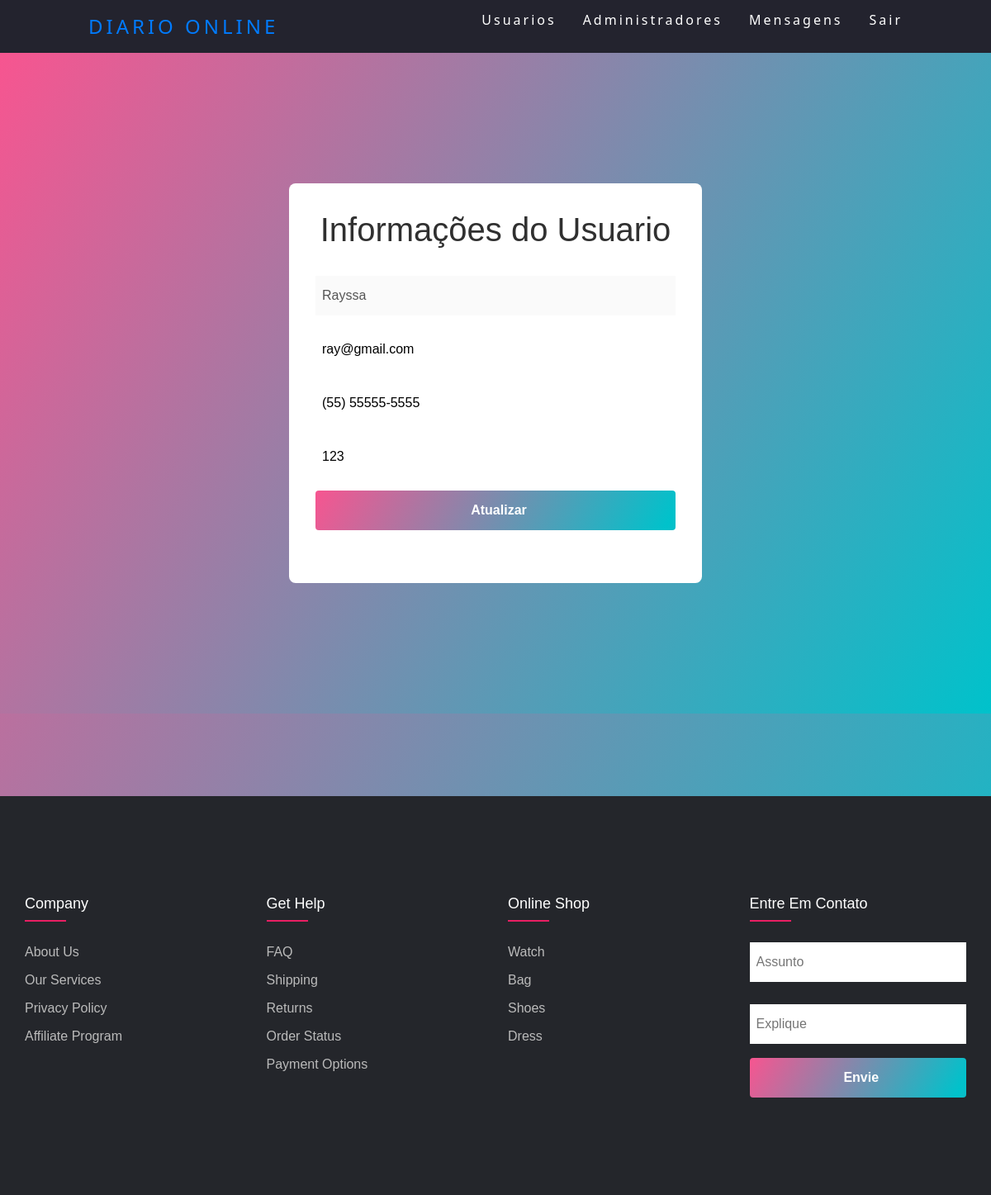
Screenshot of /juan/adm/editar.php?id=6 (signed in) with the database file from the repository.
### tables this page shows
CREATE TABLE `usuario` (
  `idUsuario` int(11) NOT NULL,
  `nome` varchar(50) NOT NULL,
  `telefone` varchar(15) NOT NULL,
  `email` varchar(50) NOT NULL,
  `senha` varchar(50) NOT NULL,
  `idAcesso` int(11) DEFAULT 1
);

### juan/adm/editar.php (the view, shortened to what this page needs)
<?php
require_once('../conexao.php');
$ida = $_GET['id'];
$sqla = 'SELECT * FROM usuario where idUsuario=' . $ida;
$row = mysqli_query($conexao, $sqla);
$resultado = mysqli_fetch_assoc($row);
?>
<link rel="stylesheet" href="https://cdnjs.cloudflare.com/ajax/libs/meyer-reset/2.0/reset.min.css">
<link rel='stylesheet' href='https://unpkg.com/boxicons@2.1.2/css/boxicons.min.css'>
<link rel='stylesheet' href='https://cdnjs.cloudflare.com/ajax/libs/inter-ui/3.19.3/inter.css'>
<link rel='stylesheet' href='https://cdnjs.cloudflare.com/ajax/libs/font-awesome/4.5.0/css/font-awesome.min.css'>
<link rel='stylesheet' href='https://unpkg.com/vanilla-datatables@latest/dist/vanilla-dataTables.min.css'>
<link rel='stylesheet' href='https://cdnjs.cloudflare.com/ajax/libs/twitter-bootstrap/4.0.0-alpha.6/css/bootstrap.min.css'>
<link rel="stylesheet" type="text/css" href="https://cdnjs.cloudflare.com/ajax/libs/font-awesome/5.15.1/css/all.min.css">
<link rel="stylesheet" href="../css/menu.css">
<link rel="stylesheet" href="../css/footer.css">
<link rel="stylesheet" href="../css/dd.css">
<header>
    <nav>
        <a class="logo" href="index.php">Diario online</a>
        <ul class="nav-list">
        <li><a class="menu" href="index.php">Usuarios</a></li>
            <li><a class="menu" href="adm.php">Administradores</a></li>
            <li><a class="menu" href="msg.php">Mensagens</a></li>
            <li><a class="menu" href="../actionIndex/sair.php">Sair</a></li>
        </ul>
    </nav>
</header>
<main class="login">
    <div class="login__container" >
      <h1 class="login__title">Informações do Usuario  </h1>
      <form class="login__form" method="post" action="action/editando.php">
        <input class="login__input" type="text"  value="<?php echo $resultado['nome']; ?>" disabled />
        <span class="login__input-border"></span>
        <input class="login__input" type="texte" placeholder="E-mail" name="email" required  value="<?php echo $resultado['email']; ?>"/>
        <span class="login__input-border"></span>
        <input class="login__input" type="texte" placeholder="Telefone" id="telefone" name="telefone"  value="<?php echo $resultado['telefone']; ?>"  maxlength="14" onkeypress="mascaraData( this, event )" required />
        <span class="login__input-border"></span>
        <input class="login__input" type="text" placeholder="senha" name="senha"  value="<?php echo $resultado['senha']; ?>" required/>
        <span class="login__input-border"></span>
        <button type="submit" class="login__submit">Atualizar</button>
      </form>
    </div>
  </main>
<footer class="footer">
    <div class="container">
        <div class="row">
            <div class="footer-col">
                <h4>company</h4>
                <ul>
                    <li><a href="#">about us</a></li>
                    <li><a href="#">our services</a></li>
                    <li><a href="#">privacy policy</a></li>
                    <li><a href="#">affiliate program</a></li>
                </ul>
            </div>
            <div class="footer-col">
                <h4>get help</h4>
                <ul>
                    <li><a href="#">FAQ</a></li>
                    <li><a href="#">shipping</a></li>
                    <li><a href="#">returns</a></li>
                    <li><a href="#">order status</a></li>
                    <li><a href="#">payment options</a></li>
                </ul>
            </div>
            <div class="footer-col">
                <h4>online shop</h4>
                <ul>
                    <li><a href="#">watch</a></li>
                    <li><a href="#">bag</a></li>
                    <li><a href="#">shoes</a></li>
                    <li><a href="#">dress</a></li>
                </ul>
            </div>
            <div class="footer-col">
                <h4>Entre em Contato</h4>
                <ul>
                    <form method="POST" action="action/enviar.php">
                        <input class="login__input" type="text" placeholder="Assunto" name="assunto" />
                        <span class="login__input-border"></span>
                        <input class="login__input" type="text" placeholder="Explique" name="explique" style=" margin-top:10px ;" />
                        <span class="login__input-border"></span>
                        <button type="submit" class="login__submit">Envie</button>
                    </form>
                </ul>
            </div>
        </div>
    </div>
</footer>

### juan/css/menu.css (style rules this page uses)
* { margin: 0; padding: 0; }
.menu { color: #fff; text-decoration: none; transition: 0.3s; }
.logo { font-size: 24px; text-transform: uppercase; letter-spacing: 4px; }
nav { display: flex; justify-content: space-around; align-items: center; font-family: system-ui, -apple-system, Helvetica, Arial, sans-serif; background: #23232e; height: 8vh; }
main { background: url("bg.jpg") no-repeat center center; background-size: cover; height: 92vh; }
.nav-list { list-style: none; display: flex; }
.nav-list li { letter-spacing: 3px; margin-left: 32px; }

### juan/css/footer.css (style rules this page uses)
* { margin:0; padding:0; box-sizing: border-box; }
.container { max-width: 1170px; margin:auto; }
.row { display: flex; flex-wrap: wrap; }
ul { list-style: none; }
.footer { margin-top: 100px; background-color: #24262b; padding: 70px 0; }
.footer-col { width: 25%; padding: 0 15px; }
.footer-col h4 { font-size: 18px; color: #ffffff; text-transform: capitalize; margin-bottom: 35px; font-weight: 500; position: relative; }
.footer-col h4::before { content: ''; position: absolute; left:0; bottom: -10px; background-color: #e91e63; height: 2px; box-sizing: border-box; width: 50px; }
.footer-col ul li:not(:last-child) { margin-bottom: 10px; }
.footer-col ul li a { font-size: 16px; text-transform: capitalize; color: #ffffff; text-decoration: none; font-weight: 300; color: #bbbbbb; display: block; transition: all 0.3s ease; }

### juan/css/dd.css (style rules this page uses)
.login { height: 100vh; background: var(--input-linear); display: flex; justify-content: center; align-items: center; }
.login__container { min-height: 300px; width: 500px; background-color: var(--white); box-sizing: border-box; padding: 32px; border-radius: 8px; display: flex; flex-direction: column; align-items: center; }
.login__title { margin-bottom: 32px; color: var(--black); }
.login__form { width: 100%; display: flex; flex-direction: column; justify-content: center; align-items: center; }
.login__input { height: 48px; width: 100%; box-sizing: border-box; padding-left: 8px; border: unset; outline: none; position: relative; }
.login__input-border { height: var(--border-height); width: 100%; margin-bottom: 16px; transition: .3s ease-in-out; }
.login__input-border::after { content: ''; display: block; height: var(--border-height); width: 0; margin-bottom: 16px; background: var(--input-linear); transition: .3s ease-in-out; }
.login__submit { height: 48px; width: 100%; padding-left: 8px; outline: none; position: relative; background: var(--button-linear); background-size: 200%; margin-bottom: 32px; color: var(--white); font-size: 16px; font-weight: bold; border: unset; border-radius: 4px; cursor: pointer; transition: 0.5s ease; }

### juan/adm/editar.php (style rules this page uses)
.container { margin-top: 50px; }

### rows the page displays
usuario: nome "Rayssa", email "ray@gmail.com", telefone "(55) 55555-5555", senha "123"
